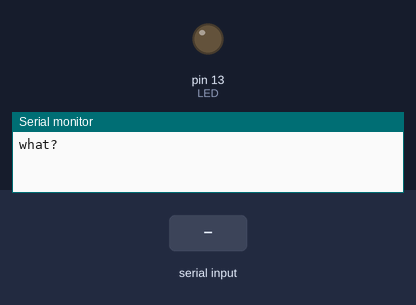
A sketch run on a simulated Arduino Uno, built with avr-gcc and run on an emulated ATmega328P. Shown: output pins drawn as LEDs (lit = HIGH), the last lines printed to the serial monitor. Dashed ring = blinking. The test bench sets the inputs (shaded band).

Above: at 1.2 s.
1.3 s: "1" received over Serial
At 2.4 s:
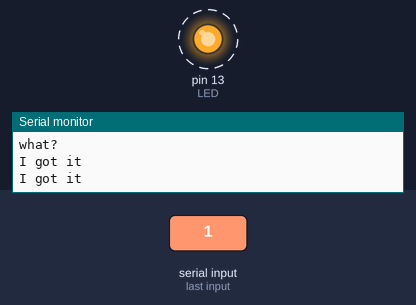
Timing chart, 0 to 10.3 s (numbered marks = the images above; inputs shaded):
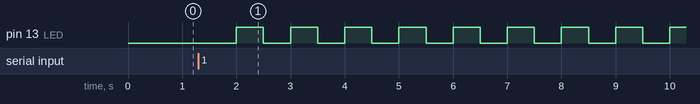

The sketch:

test_unity.ino
```cpp
#include <SoftwareSerial.h>

#define LED 13

bool switch_led = false;
//bool going = false;

void setup() {
  Serial.begin(9600);
  while(!Serial);

  pinMode(LED, OUTPUT);
  Serial.println("what?");
}

void loop() {

  if(Serial.available()>0){
    /*char cmd = Serial.read();

    if(cmd){
      if(cmd == 's'){
        going != going;
      }
    }
    if(going) {*/
      Serial.println("I got it");
      digitalWrite(LED, switch_led);
      switch_led = !switch_led;
    //}
  }

  delay(500);
}
```

Measured:
- after the input at 1.3 s, pin 13 (LED): alternates HIGH for 0.50 s and LOW for 0.50 s, starting after 0.70 s
